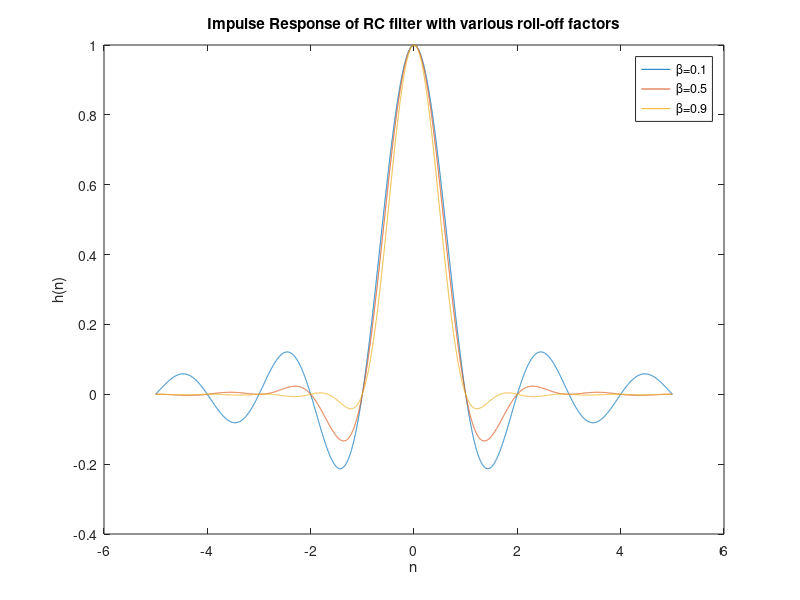

Write the MATLAB code that produced this figure.
n=-5:0.001:5;
a=0.1;
g1 = (sinc(n).*cos(pi*a*n))./((1-(2*a*n).^2));
plot(n,g1);
hold on 
a=0.5;
g1 = (sinc(n).*cos(pi*a*n))./((1-(2*a*n).^2));
plot(n,g1);
hold on 
a=0.9;
g1 = (sinc(n).*cos(pi*a*n))./((1-(2*a*n).^2));
plot(n,g1);
xlabel('n');
ylabel('h(n)');
title('Impulse Response of RC filter with various roll-off factors');
legend('β=0.1','β=0.5','β=0.9');

